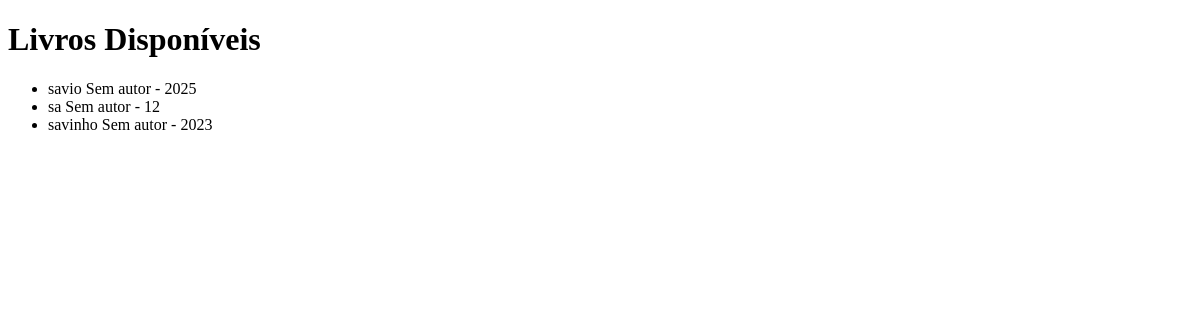
Before: / with the older database file.
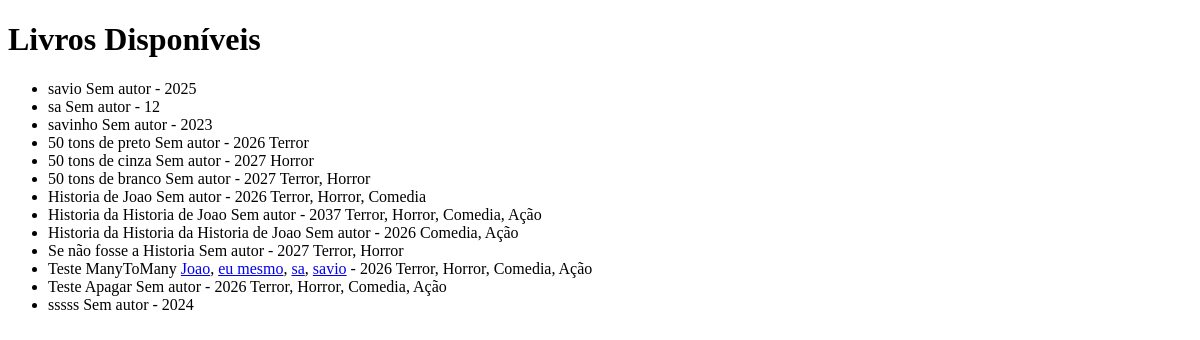
After: the same page with the newer database file.
### biblioteca/models.py (models this page shows, shortened)
class Book(models.Model):
    title = models.CharField(max_length=200)
    author = models.ManyToManyField(
        Author,
        blank=True,
        related_name="books",
    )
    ano_publicado = models.IntegerField()
    disponivel = models.BooleanField(default=True)
    categories = models.ManyToManyField(Category, blank=True, related_name="books")

class Category(models.Model):
    name = models.CharField(max_length=100, unique=True)

class Author(models.Model):
    name = models.CharField(max_length=120)
    nationality = models.CharField(max_length=100, blank=True)
    class Meta:
        ordering = ["name"]
        verbose_name_plural = "autores"

### biblioteca/views.py (the view)
# urls.py: path('', listar_livros),
def listar_livros(request):
    livros = Book.objects.all()
    return render(request, 'lista_livros.html', {
        'livros': livros,
    })

### biblioteca/templates/lista_livros.html (shortened to what this page needs)
<!DOCTYPE html>
<html lang="pt-br">
<head>
</head>
<body>
    <h1>Livros Disponíveis</h1>
    <ul>
        {% for livro in livros %}
                <li>{{ livro.title }}
                    {% for author in livro.author.all %}
                        <a href="{% url 'author_detail' author.pk %}">{{ author.name }}</a>{% if not forloop.last %}, {% endif %}
                    {% empty %}
                        Sem autor
                    {% endfor %} -
                    {{ livro.ano_publicado }}
                    {% for category in livro.categories.all %}
                        {{category.name}}{% if not forloop.last %}, {% endif %}
                    {% endfor %}</li>
        {% endfor %}
    </ul>
</body>
</html>

Changed rows visible on the page:
added Book: title "50 tons de preto", ano_publicado "2026"
added Category: name "Terror"
added Book: title "50 tons de cinza", ano_publicado "2027"
added Category: name "Horror"
added Book: title "50 tons de branco", ano_publicado "2027"
added Book: title "Historia de Joao", ano_publicado "2026"
added Category: name "Comedia"
added Book: title "Historia da Historia de Joao", ano_publicado "2037"
added Category: name "Ação"
added Book: title "Historia da Historia da Historia de Joao", ano_publicado "2026"
added Book: title "Se não fosse a Historia", ano_publicado "2027"
added Book: title "Teste ManyToMany", ano_publicado "2026"
added Author: name "Joao"
added Author: name "eu mesmo"
added Author: name "sa"
added Author: name "savio"
added Book: title "Teste Apagar", ano_publicado "2026"
added Book: title "sssss", ano_publicado "2024"
